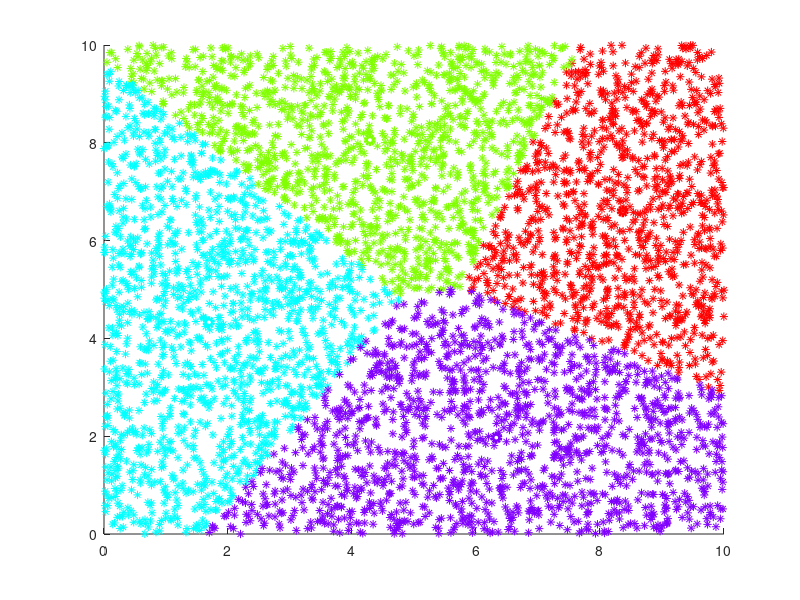

Write the MATLAB code that produced this figure.
clear;clc;
data=10*rand(2,5000);
% data=10*randn(2,1000);
% data = random('chi2',2,2,10000);  
% data = random('chi2',2,2,10000)+rand(2,10000)+randn(2,10000);  

%% k-means
K=4;
list=hsv(K);
indices=cell(K,1);
[dim,T]=size(data);
temp=randperm(T);
max_iter=50;
D=Inf;
delta_prev=Inf;
D_n=0;
iter=1;
% initialization
m=data(:,temp(1:K));
for i=1:K
    indices{i}=[];
end
while(iter<=max_iter && D-D_n>0.0001 && D-D_n<=delta_prev)
    delta_prev=D-D_n;
    if(iter==1)
        D=Inf;
    else
        D=D_n;
    end
    D_n=0;
    for i=1:T
        i;
        temp=m-repmat(data(:,i),1,K);
        [d,ind]=min(sum(temp.*temp));
        indices{ind}=[indices{ind} i];
        D_n=D_n+d;
    end
    % mean update
    figure(1)
    hold on;
    for i=1:K
        m(:,i)=mean(data(:,indices{i}),2);
        plot(data(1,indices{i}),data(2,indices{i}),'*','col',list(i,:));
        plot(m(1,i),m(2,i),'o','col',list(i,:),'Linewidth',3);
        indices{i}=[];
    end
    hold off;
    iter=iter+1;
    delta=D-D_n
    
pause
if(iter<=max_iter && D-D_n>0.0001 && D-D_n<=delta_prev)
    clf;
end
% close

end
    
    


